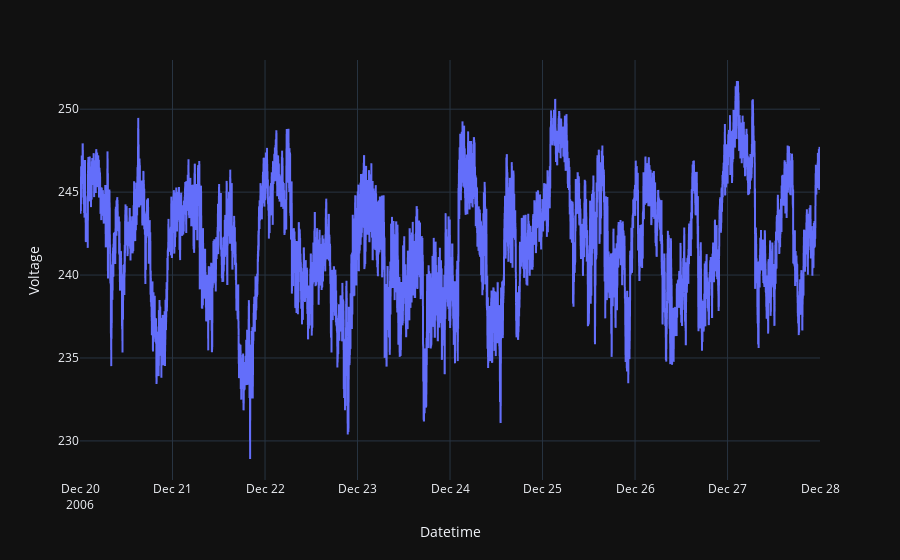

Here is the notebook cell this chart was saved with:
### Code cell
plot_interval(df, 'Voltage', '20/12/2006', '27/12/2006')

### Figure 1 — Plotly figure (JSON) as saved in the notebook; plotly's stock layout.template omitted (floating-point values rounded to 4 significant figures; data arrays with more than 128 entries replaced by an {"elided": "..."} marker saying what was removed)
{"data": [{"hovertemplate": "Datetime=%{x}<br>Voltage=%{y}<extra></extra>", "legendgroup": "", "line": {"color": "#636efa", "dash": "solid"}, "mode": "lines", "name": "", "showlegend": false, "type": "scattergl", "x": {"elided": "11520 str values"}, "xaxis": "x", "y": {"elided": "11520 float values"}, "yaxis": "y"}], "layout": {"legend": {"tracegroupgap": 0}, "margin": {"t": 60}, "xaxis": {"anchor": "y", "domain": [0, 1], "title": {"text": "Datetime"}}, "yaxis": {"anchor": "x", "domain": [0, 1], "title": {"text": "Voltage"}}}}
